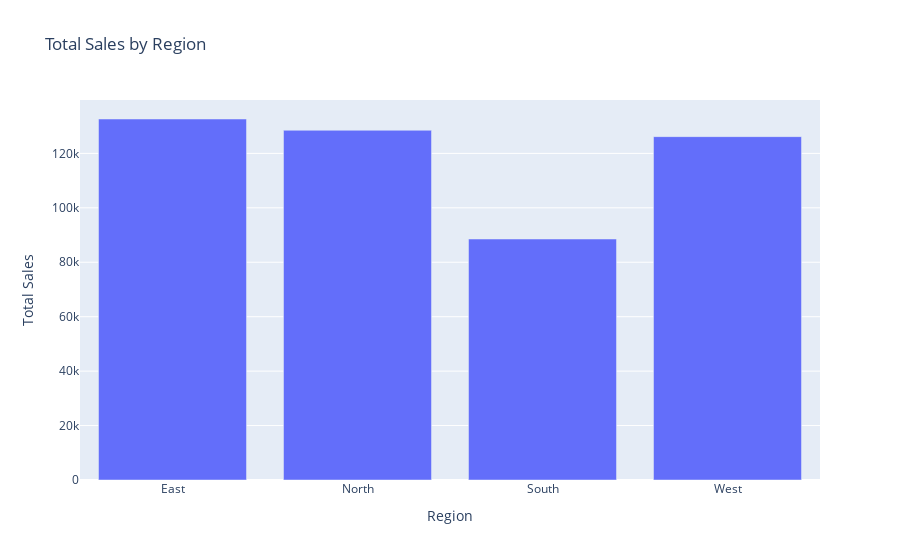
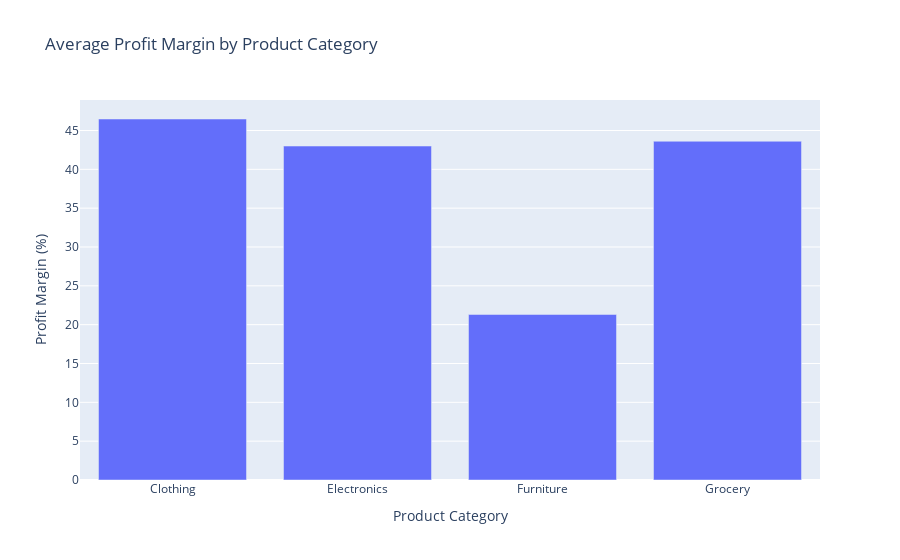
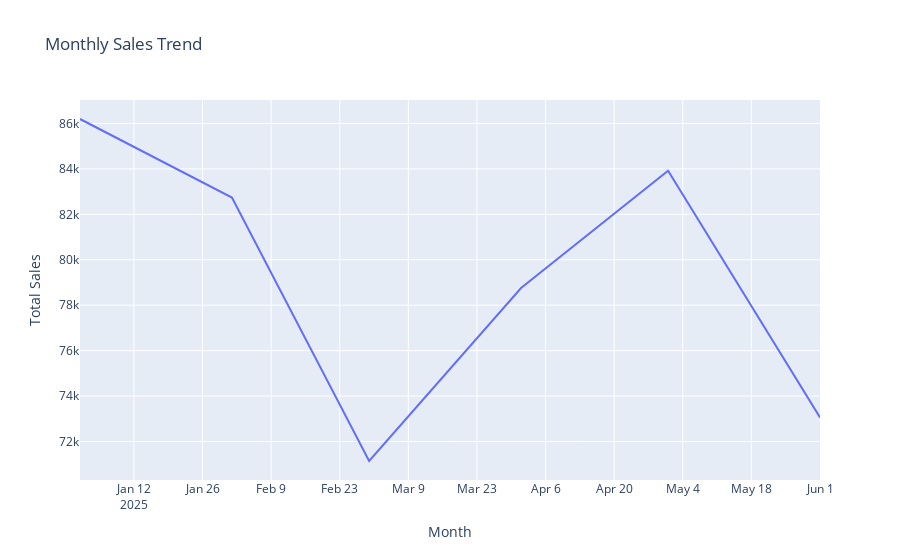

Notebook cell for these charts, in order:
### Code cell
# ================================
# Retail Sales Dashboard Notebook
# ================================

# -------------------------------
# 1️⃣ Import Libraries
# -------------------------------
import pandas as pd
import numpy as np
import plotly.express as px

# -------------------------------
# 2️⃣ Create Sample Data
# -------------------------------
np.random.seed(42)

dates = pd.date_range(start='2025-01-01', end='2025-06-30', freq='D')
data = {
    'order_id': np.arange(1, len(dates)+1),
    'product_category': np.random.choice(['Electronics','Furniture','Clothing','Grocery'], len(dates)),
    'region': np.random.choice(['North','South','East','West'], len(dates)),
    'sales_amount': np.random.randint(100, 5000, len(dates)),
    'profit': np.random.randint(20, 1000, len(dates)),
    'date': dates
}

df = pd.DataFrame(data)

# Optional: save dataset
df.to_csv('retail_sales.csv', index=False)

# -------------------------------
# 3️⃣ Load Data
# -------------------------------
df = pd.read_csv('retail_sales.csv')

# Quick look
print(df.head())
print(df.info())
print(df.describe())

# -------------------------------
# 4️⃣ KPI Calculations
# -------------------------------

# Total sales by region
sales_by_region = df.groupby('region')['sales_amount'].sum().reset_index()

# Profit margin by product category
df['profit_margin'] = df['profit'] / df['sales_amount'] * 100
profit_by_category = df.groupby('product_category')['profit_margin'].mean().reset_index()

# Monthly sales trend
df['month'] = pd.to_datetime(df['date']).dt.to_period('M')
monthly_sales = df.groupby('month')['sales_amount'].sum().reset_index()
monthly_sales['month'] = monthly_sales['month'].astype(str)  # Convert PeriodIndex to string for Plotly

# -------------------------------
# 5️⃣ Visualizations
# -------------------------------

# Total Sales by Region
px.bar(
    sales_by_region,
    x='region',
    y='sales_amount',
    title='Total Sales by Region',
    labels={'sales_amount': 'Total Sales', 'region': 'Region'}
).show()

# Average Profit Margin by Product Category
px.bar(
    profit_by_category,
    x='product_category',
    y='profit_margin',
    title='Average Profit Margin by Product Category',
    labels={'profit_margin': 'Profit Margin (%)', 'product_category': 'Product Category'}
).show()

# Monthly Sales Trend
px.line(
    monthly_sales,
    x='month',
    y='sales_amount',
    title='Monthly Sales Trend',
    labels={'month': 'Month', 'sales_amount': 'Total Sales'}
).show()

# -------------------------------
# 6️⃣ Insights (for README / notes)
# -------------------------------
print("Insights:")
print("- Northeast/South regions may be top revenue generators (check chart).")
print("- Electronics or top categories likely drive most profit margins.")
print("- Monthly sales trend shows growth or seasonality patterns, helping business decisions.")

### Figure 1 — Plotly figure (JSON) as saved in the notebook; plotly's stock layout.template omitted (floating-point values rounded to 4 significant figures)
{"data": [{"hovertemplate": "Region=%{x}<br>Total Sales=%{y}<extra></extra>", "legendgroup": "", "marker": {"color": "#636efa", "pattern": {"shape": ""}}, "name": "", "orientation": "v", "showlegend": false, "textposition": "auto", "type": "bar", "x": ["East", "North", "South", "West"], "xaxis": "x", "y": [132631, 128491, 88542, 126149], "yaxis": "y"}], "layout": {"barmode": "relative", "legend": {"tracegroupgap": 0}, "title": {"text": "Total Sales by Region"}, "xaxis": {"anchor": "y", "domain": [0, 1], "title": {"text": "Region"}}, "yaxis": {"anchor": "x", "domain": [0, 1], "title": {"text": "Total Sales"}}}}

### Figure 2 — Plotly figure (JSON) as saved in the notebook; plotly's stock layout.template omitted (floating-point values rounded to 4 significant figures)
{"data": [{"hovertemplate": "Product Category=%{x}<br>Profit Margin (%)=%{y}<extra></extra>", "legendgroup": "", "marker": {"color": "#636efa", "pattern": {"shape": ""}}, "name": "", "orientation": "v", "showlegend": false, "textposition": "auto", "type": "bar", "x": ["Clothing", "Electronics", "Furniture", "Grocery"], "xaxis": "x", "y": [46.48, 43.0, 21.31, 43.62], "yaxis": "y"}], "layout": {"barmode": "relative", "legend": {"tracegroupgap": 0}, "title": {"text": "Average Profit Margin by Product Category"}, "xaxis": {"anchor": "y", "domain": [0, 1], "title": {"text": "Product Category"}}, "yaxis": {"anchor": "x", "domain": [0, 1], "title": {"text": "Profit Margin (%)"}}}}

### Figure 3 — Plotly figure (JSON) as saved in the notebook; plotly's stock layout.template omitted (floating-point values rounded to 4 significant figures)
{"data": [{"hovertemplate": "Month=%{x}<br>Total Sales=%{y}<extra></extra>", "legendgroup": "", "line": {"color": "#636efa", "dash": "solid"}, "marker": {"symbol": "circle"}, "mode": "lines", "name": "", "orientation": "v", "showlegend": false, "type": "scatter", "x": ["2025-01", "2025-02", "2025-03", "2025-04", "2025-05", "2025-06"], "xaxis": "x", "y": [86197, 82738, 71143, 78757, 83916, 73062], "yaxis": "y"}], "layout": {"legend": {"tracegroupgap": 0}, "title": {"text": "Monthly Sales Trend"}, "xaxis": {"anchor": "y", "domain": [0, 1], "title": {"text": "Month"}}, "yaxis": {"anchor": "x", "domain": [0, 1], "title": {"text": "Total Sales"}}}}
